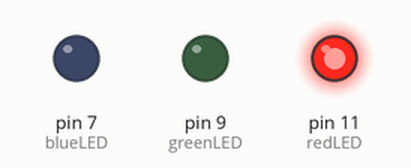
A sketch run on a simulated Arduino Uno, built with avr-gcc and run on an emulated ATmega328P. On the bench: output pins drawn as LEDs (lit = HIGH).

Above: at 0.05 s.
At 1.2 s:
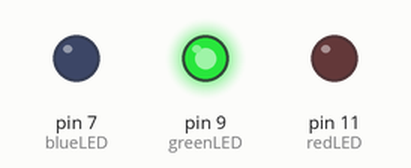
At 15.5 s:
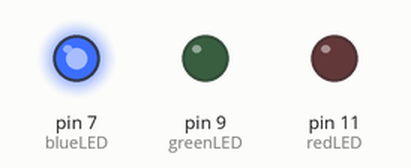
At 30.5 s:
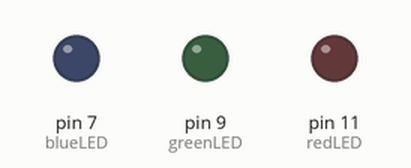
Timing chart, 0 to 40.3 s (numbered marks = the images above):
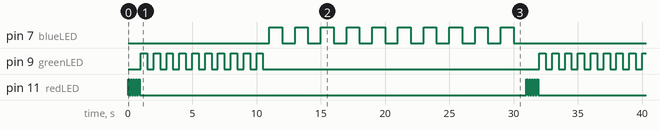

Measured:
- by itself, pin 7 (blueLED): repeats every 31.0 s: 9 × (LOW 1.0 s, HIGH 1.0 s), LOW 12.0 s, HIGH 1.0 s
- by itself, pin 9 (greenLED): repeats every 31.0 s: 9 × (LOW 0.50 s, HIGH 0.50 s), LOW 21.5 s, HIGH 0.50 s
- by itself, pin 11 (redLED): repeats every 31.0 s: 4 × (LOW 0.10 s, HIGH 0.10 s), LOW 30.1 s, HIGH 0.10 s

The sketch:

LedHw.ino
```cpp
// Global Variables

int redLED = 11;
int greenLED = 9;
int blueLED = 7;
int redDelay = 100;
int greenDelay = 500;
int blueDelay = 1000;

void setup() {
  // put your setup code here, to run once:
  pinMode(redLED,OUTPUT);
  pinMode(greenLED,OUTPUT);
  pinMode(blueLED,OUTPUT);
}

void loop() {
  // put your main code here, to run repeatedly:
  for(int i = 0; i < 5; i++){
    digitalWrite(redLED,HIGH);
    delay(redDelay);
    digitalWrite(redLED,LOW);
    delay(redDelay);
  }

  for(int i = 0; i < 10; i++){
    digitalWrite(greenLED,HIGH);
    delay(greenDelay);
    digitalWrite(greenLED,LOW);
    delay(greenDelay);
  }

  for(int i = 0; i < 10; i++){
    digitalWrite(blueLED,HIGH);
    delay(blueDelay);
    digitalWrite(blueLED,LOW);
    delay(blueDelay);
  }

}
```
